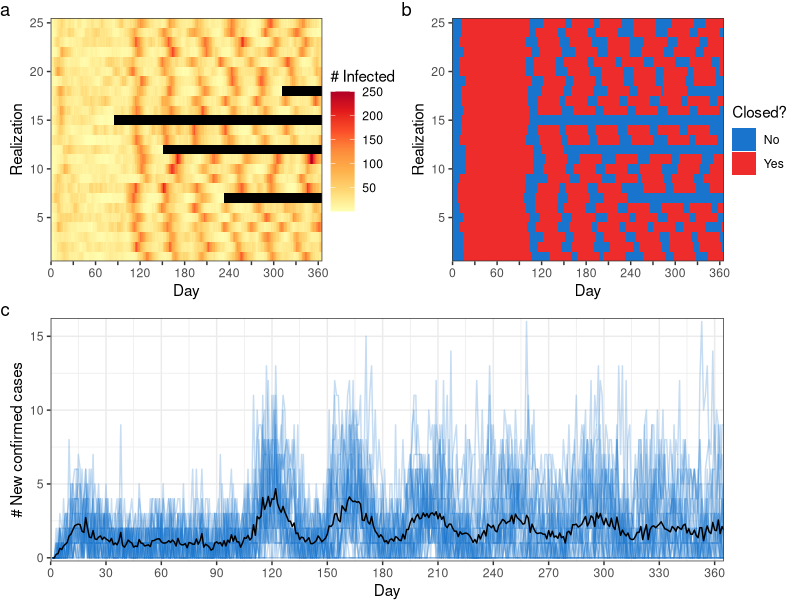
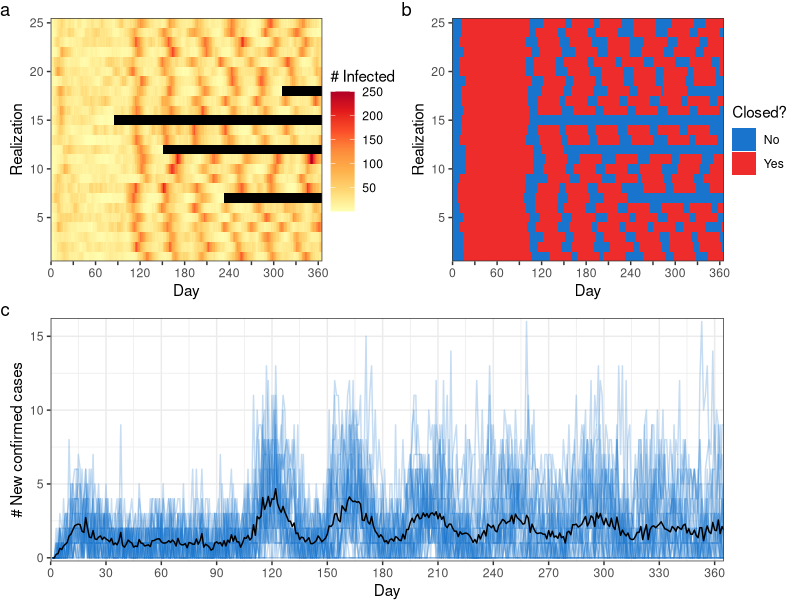

Here is the R script that generated these plots, in order:
#     Script runs simulations for different NPI scenarios, visualizes 
#     results and outputs figure.
#     Copyright (C) 2021  Kathyrn R Fair, Vadim A Karatayev
# 
#     This program is free software: you can redistribute it and/or modify
#     it under the terms of the GNU General Public License as published by
#     the Free Software Foundation, either version 3 of the License, or
#     (at your option) any later version.
# 
#     This program is distributed in the hope that it will be useful,
#     but WITHOUT ANY WARRANTY; without even the implied warranty of
#     MERCHANTABILITY or FITNESS FOR A PARTICULAR PURPOSE.  See the
#     GNU General Public License for more details.
# 
#     You should have received a copy of the GNU General Public License
#     along with this program.  If not, see <https://www.gnu.org/licenses/>.

library(abind); library(fields); library(ggplot2); library(RColorBrewer); library(patchwork);library(dplyr);

#Select the scenario you want to consider; moderate level of NPIs ("moderate"), high trigger prevalence ("hightrig"), low percieved risk ("lowomega"), high percieved risk ("highomega"), no NPIs ("donothing"), long closures ("longclose")
scenario.select<-"moderate"

#Notes:
# one parameter renamed here, we have xi=dlt
#pi here (not in parms matrix, fixed at 0.2) is fraction of people who never develop symptoms. So asymptomatic stage is a bit longer and a fraction pi go A->R
#Mfact scales how much travel happens compared to reality. Mfact=1 is just movement from commuting data but really other people travel too, so baseline travel is Mfact=1.5 (irrelevant here because we don't include travel)
#epsP allows voluntary distancing efficacy to differ from that of closures (epsP=eps in paper)
#Tg and Tl are the closure thresholds, n0 is fraction initially infected
#Msave is the travel matrix (currently set so there is no connectivity between patches)

### GENERIC SETUP
years<- 1
samples<-25
pop<-50000
parms=cbind(N=rep(pop, samples),births=0.000051084, deaths=0.000020737, coviddeaths=0.0066, Mfact=1.5,s=0.2,Tg=1,Tl=1.5e-4,beta=0.43,tauI=0.3,tauEAf=0,epsP=0.85,eps=0.85,w=0.45,omg=44356,r=0.19,eta=0.8,dlt=0,alpha=0.4,sig=0.4,rho=0.67,n0=0.0001,M=diag(pop, samples, samples));

if (scenario.select=="hightrig") {parms[,"Tl"]<-2e-3;}
if (scenario.select=="lowomega") {parms[,"omg"]<-4435.6;}
if (scenario.select=="highomega") {parms[,"omg"]<-443560;}
if (scenario.select=="donothing") {parms[, c("tauI")]<-0;}


inCstart= parms[1,"Tl"]; #set initial trigger prevalence equal to dynamic trigger prevalence
inClen=30*3 #Duration of initial province closure
Resurge=30 #Duration of additional closures 
NP=ncol(parms)-nrow(parms)

if (scenario.select=="longclose") {Resurge=120;}

#Defining model state space. Tn, Tk, Da, and Di are all untested, tested, asymptomatics, and infecteds.
#Nt tracks cumulative # positive cases (including those recovered)
#C tracks # days since last closure, but in output msim converts all positive C entries into eps
Tn=c("A","SA","I","SI"); Tk=c("Ak","SAk","Ik","SIk"); Da=c("A","Ak","SA","SAk"); Di=c("I","Ik","SI","SIk"); Snm=c("S","E",Da,Di,"R", "Rd", "Nt","C", "Ci", "Ct", "B", "D", "CN");


#these functions handle all the state transitions. Input x is a matrix where 1st half of columns are source states and 2nd half are destination states
gpTransB=function(x,Prs,seed,nc=ncol(x)){ 
	xvp=cbind(as.vector(x[,1:(nc/2)]),as.vector(Prs))
	if(max(xvp[,1])==0) return(x);  #if no untested, nobody to move over to tested, quit
	nz=(xvp[,1]*xvp[,2])>0; xvp[!nz,1]=0; #set any sample sizes where the prob is zero to zero so we don't need to run a binom for them
	set.seed(seed); xvp[nz,1]=apply(matrix(xvp[nz,],ncol=2),1,function(y) rbinom(1,y[1],y[2]));#run binom to figure out transfers
	return(x+matrix(c(-xvp[,1],xvp[,1]),ncol=nc))
}
#gpTrans is a simplified version where one transition probability for all states. 
#If recovery=TRUE have individuals from 1st columns of x all transitioning into the last column
gpTrans=function(x,Pr,seed,Recovery=FALSE, nc=ncol(x)){
	xv=as.vector(x[,1:c(nc/2,nc-1)[1+Recovery]])
	if(max(xv)==0) return(x); #if nobody to potentially transfer, quit
	set.seed(seed); xv[xv>0]=sapply(xv[xv>0], function(y) rbinom(1,y,Pr)); #decides how many from each compartment get shifted within each patch
	if(Recovery){ Tr=matrix(xv,ncol=nc-1); return(x+cbind(-Tr,rowSums(Tr))); };  #If for recovery, all get shifted to recovered
	return(x+matrix(c(-xv,xv),ncol=nc)); #Not for recovery so they get shifted out of first 1/2 of matrix into 2nd
}

#Transition probabilities for travel. Multinomial faster than many binomials. rs=TRUE returns just total # people going to each province
reshfl2=function(x,M,seed,rs=TRUE,L=ncol(M),xnm=diag(x)){
  #if there's no one to transfer just leave as is, otherwise calc transport
	set.seed(seed); if(max(x)>0) xnm[,x>0]=apply(matrix(rbind(x,M)[,x>0],nrow=L+1), 2, function(y) rmultinom(1,y[1],y[-1])); #use columns where top row is number in comparment, rows below are probs of staying in/leaving home patch
	if(rs) return(rowSums(xnm)); return(xnm); 
}

#birth function, input total population and output additions to succeptibles
gpBirth=function(x,Pr,seed,nc=ncol(x)){
  xv=as.vector(x)
  if(max(xv)==0) return(x); #if pop is zero, just quit bc no births
  set.seed(seed);
  #decides how many births to add to succeptible compartment for each patch
  xv[xv>0]=sapply(xv[xv>0], function(y) rbinom(1,y,Pr));
  #Add births to compartment in each patch
  Tr=matrix(xv); return(Tr); 
}

#death function, input information on a compartment, outputs deaths for that compartment across patches
gpDeath=function(x,Pr,seed,nc=ncol(x)){
  xv=as.vector(x)
  if(max(xv)==0) return(x); #if no one in compartment, quit
  set.seed(seed);
  #decides how many deaths to remove from compartment for each patch
  xv[xv>0]=sapply(xv[xv>0], function(y) rbinom(1,y,Pr));
  #Remove deaths from the compartment in each patch
  Tr=matrix(xv); return(x-Tr); 
}


#Modifier of travel matrix as people sick and/or tested positive less likely to travel by a proportion pstay
Mstay=function(M,pstay,Mod=M*(-(diag(ncol(M))-1)*(1-pstay))) Mod+diag(1-colSums(Mod))

meansd=function(x,wtR=1+x*0,wts=wtR/sum(wtR)){ xm=weighted.mean(x,wts); return(c(xm,sqrt(sum(wts*(x-xm)^2)))); }

#Main function handling all within-day transitions over state space S
m3iter=function(S,parms,seed,Ns=parms[,"N"]){

  #Introduce births and deaths
  #births
  Bk=S[,c("S")];
  S[,c("S")]=S[,c("S")] + gpBirth(rowSums(S[,c("S","E",Da,Di,"R")]),parms[1,"births"],seed+27);
  S[,c("B")] = S[,c("S")]-Bk;
  # non-covid deaths
  Ncurr=rowSums(S[,c("R","E",Da,Di, "S")]);
  S[,c("R","E",Da,Di, "S")]=apply(rbind(seed+(16:26), S[,c("R","E",Da,Di, "S")]), 2, function(x) gpDeath(x[-(1)],parms[1,"deaths"],x[1]))
  S[,c("D")] = Ncurr - rowSums(S[,c("R","E",Da,Di, "S")]);
  #Count up number of people in each patch after biths and deaths, to use for thresholds, etc
  Ns=rowSums(S[,c("S","E",Da,Di,"R")])
  
  S0k=S[,Tk]; #These are positive tests we already knew about (for individuals who are still alive)
	#Then testing results come back
	S[,c(Tn,Tk)]=gpTransB(S[,c(Tn,Tk)],as.vector(parms[,"tauI"]%*%t(c(parms[1,c("tauEAf","tauEAf")],1,1))),seed+3); 
	#update cumulative total, and local active case prevalence based on our new testing
	S[,"Nt"]=S[,"Nt"]+rowSums(S[,Tk]-S0k); pos=rowSums(S[,Tk])/Ns; 
	
	#Disease progression: pi is the fraction of people who never show symptoms (modeled implicitly)
	pi=0.2; 
	## Removal without death from I
	S[,c(Di,"R")]=gpTrans(S[,c(Di,"R")],parms[1,"rho"]*(1-parms[1,"coviddeaths"]),seed,TRUE); 
	## Removal via death from I
	S[,c(Di,"Rd")]=gpTrans(S[,c(Di,"Rd")],parms[1,"rho"]*parms[1,"coviddeaths"],seed,TRUE); 
	## All other transitions
	S[,c(Da,"R")]=gpTrans(S[,c(Da,"R")],pi*prod(parms[1,c("sig","rho")]),seed,TRUE); 
	S[,c(Da,Di)]=gpTrans(S[,c(Da,Di)],parms[1,"sig"]*(1-pi),seed+1); 
	S[,c("E","A")]=gpTrans(S[,c("E","A")],parms[1,"alpha"]*(1-parms[1,"s"]),seed+2); S[,c("E","SA")]=gpTrans(S[,c("E","SA")],parms[1,"alpha"]*parms[1,"s"],seed+2.5);
  
	#Closure decisions: C tracks # days dC since last closure (ie units 1/eps rather than integers).
  ### Replace dC, dCt with -1 to get rid of closures
  dC=round(S[,"C"]/parms[1,"eps"]);
  dCt=round(S[,"Ct"]/parms[1,"eps"]);
  past_init<-(dCt>=inClen); in_init <-((S[,"Nt"]/Ns >= inCstart & dCt==0) | (dCt<inClen & dCt>0));
	decide= past_init & (dC==0 | dC>Resurge-1); #determines if we're past initial and any subesequent closures
  closed=parms[1,"eps"]*((pos > parms[,"Tl"]*decide & parms[,"Tl"]<1 & past_init==TRUE) | in_init | (pos==0 & decide==FALSE & parms[,"Tl"]<1 & past_init==TRUE));
	S[,"C"]=S[,"C"]*(!decide)+(past_init*closed); 
	S[,"Ci"]=in_init*closed; 
	S[,"Ct"]=S[,"Ct"] + closed;

	### NOTE: right now the below travel stuff is OK because we have no travel and the initial matrix (which has static population size) which is being used for caculating travel proportions is using the initial static population size to do so --- we will need to fix this to incorporate dynamic pop size if we add travel back in
	#Make modified travel matrices for people feeling sick and/or tested positive, then implement travel
	M=Mc=parms[,-(1:NP)]; Mc=M[1:nrow(M),]*(1-closed); diag(Mc)=diag(Mc)+1-colSums(Mc); McA=abind(Mc,Mstay(Mc,parms[1,"eta"]),Mstay(Mc,parms[1,"r"]),Mstay(Mc,1-(1-parms[1,"eta"])*(1-parms[1,"r"])),along=3);
	Ss=reshfl2(S[,"S"],Mc,seed+4,FALSE); Rearr=apply(rbind(seed+(5:14), c(1,1,1:2,1:2,3:4,3:4), S[,c("R","E",Da,Di)]), 2, function(x) reshfl2(x[-(1:2)],McA[,,x[2]],x[1]))
  Pstar=rowSums(cbind(Ss,Rearr)); 
	dlt=parms[1,"dlt"]; 
	Pmod= dlt + (1-dlt)/Pstar;

	#Baseline infection probability. The last term with rowSums is how many people end up in each county for the day.
	Infect = parms[1,"beta"]*(parms[1,"w"]*(1-closed) + (1-parms[1,"w"])*(1-parms[1,"epsP"]*(1-exp(-parms[1,"omg"]*pos)))) * Pmod
	#Class-specific infection modifiers. Net infection Pr is then 1-Pr(avoid infection by anyone).
	modK=1-parms[1,"eta"]; modS=1/parms[1,"s"]-1; modA=cbind(Infect,modK*Infect,modS*Infect,modS*modK*Infect);
	Infects=1 - apply((1-cbind(modA,2*modA))^Rearr[,-(1:2)], 1, prod)
	if (max(Infects)>1) print(max(Infects));
	
	#Implement infection and move susceptibles and newly exposeds back to home county
	#Record all previously exposed
	C0=S[,c("E")];
	S[,c("S","E")]=cbind(0,S[,"E"]) + colSums(gpTransB(cbind(Ss,0*Ss),round(Infects,10),seed+15))
	#Update with newly exposed
	S[,"CN"]=S[,c("E")]-C0;
	
	return(S)
}; FUN=m3iter

closein=function(threshs,tsNt,tm){ 
#   #uncomment lines below to revert to initial closure in the style of Karateyev et al. (2020), right now this function doesn't do anything
# 	if(max(tsNt)<inCstart) return(1+0*threshs) #Closures not yet started
# 	if((tm-which(tsNt>=inCstart)[1])<inClen) return(0*threshs) #Initial closure started
	return(threshs) #Initial closure over
}
#Implements decline in testing time from initial 10 days, and allows parameters (if specified in retest) to change after re-opening.
closeinappl=function(parms,TS,tm=dim(TS)[3],delayInit=10){
	Nta=colSums(t(t(TS[,"Nt",]))); parms[,c("Tl","Tg")]=closein(parms[,c("Tl","Tg")],Nta,tm);
	return(parms);
}
Resagg=function(TS,parms,plotgive=TRUE){  tmp=t(apply(TS,2:3,sum))/sum(parms[,"N"]); tmp2=cbind(tmp[,"R"],rowSums(tmp[,2:10])*1e2,rowSums(tmp[,Tk])*1000,tmp[,"C"]); if(plotgive) matplot(tmp2,type="l"); return(tmp2); }
#Function to implement simulations. InitInf sets which stages the initially sick people are in, InitInf=2 default is all sick initially exposed
msim3=function(FUN,parms,Trun=365,seed0=11,plotgive=FALSE,InitInf=c(2)){
	L=nrow(parms); nI=length(InitInf); Ns=parms[,"N"]; 
	#assign initial infections
	set.seed(seed0); Infs=NI0=apply(parms[,c("N","n0")], 1, function(x) rbinom(n=nI,x[1],prob=x[2]/nI)); if(nI>1){ Infs=t(Infs); NI0=rowSums(Infs); };
	
	TS=array(0,dim=c(L,length(Snm),1)); TS[,c(1,InitInf),1]=cbind(Ns-NI0,Infs); TS[,13,1]=0; colnames(TS)=Snm; set.seed(seed0+2); Seed=rnorm(Trun,1e6,1e6);
	Mn=round(parms[1,"Mfact"]*parms[,-(1:NP)]*(1-diag(L))); diag(Mn)=Ns-colSums(Mn); parms[,-(1:NP)]=Mn%*%diag(1/colSums(Mn));
	
	for(i in 2:Trun) TS=abind(TS,FUN(TS[,,i-1],closeinappl(parms,TS),seed=Seed[i]),along=3); TS[,"C",]=parms[1,"eps"]*(TS[,"C",]>0);
	
	#Different levels of aggregation in model output. plotgive=3 or 3.5 give shortest output form (tracking only infections and costs) in integer format to reduce output size
	if(plotgive=="TS") return(TS); if(plotgive==TRUE) return(Resagg(TS,parms,plotgive==1));
	if(plotgive%in%c(3,3.5)){ TS[,"C",]=TS[,"C",]*matrix(Ns,nrow(parms),Trun); TSn=apply(TS,c(2,3),sum); out=matrix(as.integer(TSn),nrow(TSn),ncol(TSn)); if(plotgive==3.5) return(out[c(1,13),]); return(rbind(out,colMeans(TS[,"C",]>0))); }
	#In fitting also tracked mean and variance in proportion distancing (omgs) and proportion of infections in Toronto (fracTor)
	if(plotgive=="fit"){ omgs=t(apply(apply(TS[,Tk,],c(1,3),sum)*matrix(1/Ns,L,Trun), 2, function(x) meansd(1-exp(-parms[1,"omg"]*x),Ns)));
	propCits=t(TS[,"Nt",]); states=t(apply(TS,c(2,3),sum)); return(cbind(states,omgs,propCits)); }
}

x=(msim3(m3iter,parms,(years*365)+1,plotgive="TS",seed0=1,InitInf=c(2)));


for (i in 1:length(x[,1,1])) {

  tmp<-as.data.frame(t(x[i,,]))
  tmp$ts <- as.numeric(row.names(tmp))-1
  tmp$run<-i

  if (i==1) {
    df<-tmp
  } else {
    df<-rbind(df,tmp)
  }
}

df$sick<-rowSums(df[,colnames(df) %in% c("E",Di,Da)])
df$know.current<-rowSums(df[,colnames(df) %in% Tk])

df<- df %>% group_by(run) %>% mutate(new.K = Nt - lag(Nt), cum.D = cumsum(D))

df.fin<-df[df$ts==max(df$ts),]
df.fin$propinf<-rowSums(df.fin[,c("E",Da,Di,"R","Rd")])/rowSums(df.fin[,c("S","E",Da,Di,"R","Rd","cum.D")])

df$sick[df$sick==0]<-NA

transp<-0.25

p1<-ggplot(data=df, aes(x=ts, y=new.K)) +
  geom_line(aes(group=run), colour="dodgerblue3", alpha=transp) +
  stat_summary(geom="line", fun=mean, colour="black", linetype="solid") +
  xlab("Day") +
  ylab("# New confirmed cases") +
  scale_x_continuous(expand = c(0,0), breaks=seq(0,390,30)) +
  scale_y_continuous(expand=c(0.015,0)) +
  theme_bw()

c.breaks <- seq(0, 390, 30)
c.labels <- as.character(c.breaks)
c.labels[!(c.breaks %% 60 == 0)] <- ''

p2<-ggplot(data=df, aes(x=ts, y=run)) +
  geom_tile(aes(group=run, fill=as.factor((C+Ci)/parms[1,"eps"]))) +
  xlab("Day") +
  ylab("Realization") +
  scale_x_continuous(expand = c(0,0), breaks=c.breaks, labels=c.labels) +
  scale_y_continuous(expand = c(0,0)) +
  scale_fill_manual("Closed?", values=c("dodgerblue3", "firebrick2"), labels=c("No", "Yes"), drop=FALSE) +
  theme_bw()

if (scenario.select=="donothing") {
  p1<-ggplot(data=df, aes(x=ts, y=CN)) +
    geom_line(aes(group=run), colour="dodgerblue3", alpha=transp) +
    stat_summary(geom="line", fun=mean, colour="black", linetype="solid") +
    xlab("Day") +
    ylab("# New infections") +
    scale_x_continuous(expand = c(0,0), breaks=seq(0,390,30)) +
    theme_bw()
  
  p2<-ggplot(data=df, aes(x=ts, y=run)) +
    geom_tile(aes(group=run, fill=factor((C+Ci)/parms[1,"eps"], levels=c("0", "1")))) +
    xlab("Day") +
    ylab("Realization") +
    scale_x_continuous(expand = c(0,0), breaks=c.breaks, labels=c.labels) +
    scale_y_continuous(expand = c(0,0)) +
    scale_fill_manual("Closed?", values=c("dodgerblue3", "firebrick2"), labels=c("No", "Yes"), drop=FALSE) +
    theme_bw()
}


p3<-ggplot(data=df, aes(x=ts, y=run)) +
  geom_tile(aes(group=run, fill=sick)) +
  xlab("Day") +
  ylab("Realization") +
  scale_fill_distiller("# Infected", palette="YlOrRd", direction = 1, na.value = "black") +
  scale_x_continuous(expand = c(0,0), breaks=c.breaks, labels=c.labels) +
  scale_y_continuous(expand = c(0,0)) +
  theme_bw()


p.comb<-wrap_plots( wrap_plots(p3, p2, nrow=1), p1 + guides(colour=FALSE), nrow = 2) +
  plot_annotation(tag_levels = 'a') & theme(legend.position = 'right', legend.margin = margin(0, 0, 0, -5, "pt"), plot.margin = margin(0, 5, 0, 0, "pt"))

print(p.comb)

png(sprintf("COVIDsim_scenario_%s.png",scenario.select), width=20, height=10, units="cm", res=500)
print(p.comb)
dev.off()
